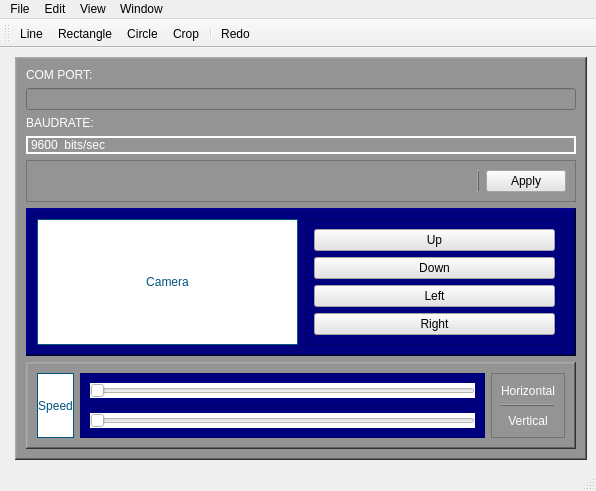
<?xml version="1.0" encoding="UTF-8"?>
<ui version="4.0">
 <class>MainWindow</class>
 <widget class="QMainWindow" name="MainWindow">
  <property name="geometry">
   <rect>
    <x>0</x>
    <y>0</y>
    <width>596</width>
    <height>396</height>
   </rect>
  </property>
  <property name="windowTitle">
   <string>MainWindow</string>
  </property>
  <widget class="QWidget" name="centralwidget">
   <layout class="QHBoxLayout" name="horizontalLayout_3">
    <item>
     <widget class="QFrame" name="frame">
      <property name="frameShape">
       <enum>QFrame::StyledPanel</enum>
      </property>
      <property name="frameShadow">
       <enum>QFrame::Raised</enum>
      </property>
     </widget>
    </item>
    <item>
     <widget class="QFrame" name="frame_8">
      <property name="sizePolicy">
       <sizepolicy hsizetype="Minimum" vsizetype="Preferred">
        <horstretch>0</horstretch>
        <verstretch>0</verstretch>
       </sizepolicy>
      </property>
      <property name="styleSheet">
       <string notr="true">background-color: rgb(148, 148, 148);</string>
      </property>
      <property name="frameShape">
       <enum>QFrame::WinPanel</enum>
      </property>
      <property name="frameShadow">
       <enum>QFrame::Raised</enum>
      </property>
      <layout class="QVBoxLayout" name="verticalLayout_5">
       <item>
        <widget class="QLabel" name="label_6">
         <property name="styleSheet">
          <string notr="true">color: rgb(255, 255, 255);</string>
         </property>
         <property name="text">
          <string>COM PORT:</string>
         </property>
        </widget>
       </item>
       <item>
        <widget class="QLineEdit" name="comport">
         <property name="styleSheet">
          <string notr="true">color: rgb(255, 255, 255);</string>
         </property>
        </widget>
       </item>
       <item>
        <widget class="QLabel" name="label_7">
         <property name="styleSheet">
          <string notr="true">color: rgb(255, 255, 255);</string>
         </property>
         <property name="text">
          <string>BAUDRATE:</string>
         </property>
        </widget>
       </item>
       <item>
        <widget class="QLabel" name="label_3">
         <property name="styleSheet">
          <string notr="true">border-color: rgb(255, 255, 255);
color: rgb(255, 255, 255);
font: 10pt &quot;MS Shell Dlg 2&quot;;
font: 87 8pt &quot;Arial Black&quot;;</string>
         </property>
         <property name="frameShape">
          <enum>QFrame::Box</enum>
         </property>
         <property name="frameShadow">
          <enum>QFrame::Plain</enum>
         </property>
         <property name="lineWidth">
          <number>2</number>
         </property>
         <property name="text">
          <string>9600  bits/sec</string>
         </property>
        </widget>
       </item>
       <item>
        <widget class="QFrame" name="frame_9">
         <property name="sizePolicy">
          <sizepolicy hsizetype="Preferred" vsizetype="Preferred">
           <horstretch>0</horstretch>
           <verstretch>0</verstretch>
          </sizepolicy>
         </property>
         <property name="frameShape">
          <enum>QFrame::StyledPanel</enum>
         </property>
         <property name="frameShadow">
          <enum>QFrame::Raised</enum>
         </property>
         <layout class="QHBoxLayout" name="horizontalLayout_7">
          <item>
           <spacer name="horizontalSpacer">
            <property name="orientation">
             <enum>Qt::Horizontal</enum>
            </property>
            <property name="sizeHint" stdset="0">
             <size>
              <width>40</width>
              <height>20</height>
             </size>
            </property>
           </spacer>
          </item>
          <item>
           <widget class="Line" name="line_9">
            <property name="frameShadow">
             <enum>QFrame::Raised</enum>
            </property>
            <property name="orientation">
             <enum>Qt::Vertical</enum>
            </property>
           </widget>
          </item>
          <item>
           <widget class="QPushButton" name="pushButton_3">
            <property name="styleSheet">
             <string notr="true">QPushButton {
	color: rgb(0, 0, 0);
	background-color: rgb(228, 228, 228);
}
QPushButton:hover { 
	background-color: white;
    color: black;               /* Text color when hovered */
}</string>
            </property>
            <property name="text">
             <string>Apply</string>
            </property>
           </widget>
          </item>
         </layout>
        </widget>
       </item>
       <item>
        <widget class="QFrame" name="frame_10">
         <property name="sizePolicy">
          <sizepolicy hsizetype="Minimum" vsizetype="Preferred">
           <horstretch>0</horstretch>
           <verstretch>0</verstretch>
          </sizepolicy>
         </property>
         <property name="styleSheet">
          <string notr="true">background-color: rgb(0, 0, 127);</string>
         </property>
         <property name="frameShape">
          <enum>QFrame::WinPanel</enum>
         </property>
         <property name="frameShadow">
          <enum>QFrame::Raised</enum>
         </property>
         <layout class="QHBoxLayout" name="horizontalLayout_4">
          <item>
           <widget class="QLabel" name="label_4">
            <property name="sizePolicy">
             <sizepolicy hsizetype="Minimum" vsizetype="MinimumExpanding">
              <horstretch>0</horstretch>
              <verstretch>0</verstretch>
             </sizepolicy>
            </property>
            <property name="styleSheet">
             <string notr="true">font: 14pt &quot;MS Shell Dlg 2&quot;;
background-color: rgb(255, 255, 255);
color: rgb(0, 85, 127);</string>
            </property>
            <property name="frameShape">
             <enum>QFrame::Box</enum>
            </property>
            <property name="frameShadow">
             <enum>QFrame::Plain</enum>
            </property>
            <property name="text">
             <string>Camera</string>
            </property>
            <property name="alignment">
             <set>Qt::AlignCenter</set>
            </property>
           </widget>
          </item>
          <item>
           <widget class="QFrame" name="frame_5">
            <property name="frameShape">
             <enum>QFrame::StyledPanel</enum>
            </property>
            <property name="frameShadow">
             <enum>QFrame::Raised</enum>
            </property>
            <layout class="QVBoxLayout" name="verticalLayout_7">
             <item>
              <widget class="QPushButton" name="pushButton_4">
               <property name="styleSheet">
                <string notr="true">QPushButton {
	color: rgb(0, 0, 0);
	background-color: rgb(228, 228, 228);
}
QPushButton:hover { 
	
	background-color: rgb(255, 253, 255);
    color: black;               /* Text color when hovered */
}</string>
               </property>
               <property name="text">
                <string>Up</string>
               </property>
              </widget>
             </item>
             <item>
              <widget class="QPushButton" name="pushButton_6">
               <property name="styleSheet">
                <string notr="true">QPushButton {
	color: rgb(0, 0, 0);
	background-color: rgb(228, 228, 228);
}
QPushButton:hover { 
	
	background-color: rgb(255, 253, 255);
    color: black;               /* Text color when hovered */
}</string>
               </property>
               <property name="text">
                <string>Down</string>
               </property>
              </widget>
             </item>
             <item>
              <widget class="QPushButton" name="pushButton_7">
               <property name="styleSheet">
                <string notr="true">QPushButton {
	color: rgb(0, 0, 0);
	background-color: rgb(228, 228, 228);
}
QPushButton:hover { 
	
	background-color: rgb(255, 253, 255);
    color: black;               /* Text color when hovered */
}</string>
               </property>
               <property name="text">
                <string>Left</string>
               </property>
              </widget>
             </item>
             <item>
              <widget class="QPushButton" name="pushButton_8">
               <property name="styleSheet">
                <string notr="true">QPushButton {
	color: rgb(0, 0, 0);
	background-color: rgb(228, 228, 228);
}
QPushButton:hover { 
	
	background-color: rgb(255, 253, 255);
    color: black;               /* Text color when hovered */
}</string>
               </property>
               <property name="text">
                <string>Right</string>
               </property>
              </widget>
             </item>
            </layout>
           </widget>
          </item>
         </layout>
        </widget>
       </item>
       <item>
        <widget class="QFrame" name="frame_3">
         <property name="styleSheet">
          <string notr="true">background-color: rgb(148,148,148);</string>
         </property>
         <property name="frameShape">
          <enum>QFrame::WinPanel</enum>
         </property>
         <property name="frameShadow">
          <enum>QFrame::Raised</enum>
         </property>
         <layout class="QHBoxLayout" name="horizontalLayout_2">
          <item>
           <widget class="QLabel" name="label">
            <property name="sizePolicy">
             <sizepolicy hsizetype="Preferred" vsizetype="Preferred">
              <horstretch>0</horstretch>
              <verstretch>0</verstretch>
             </sizepolicy>
            </property>
            <property name="mouseTracking">
             <bool>true</bool>
            </property>
            <property name="layoutDirection">
             <enum>Qt::LeftToRight</enum>
            </property>
            <property name="styleSheet">
             <string notr="true">font: 14pt &quot;MS Shell Dlg 2&quot;;
background-color: rgb(255, 255, 255);
color: rgb(0, 85, 127);</string>
            </property>
            <property name="frameShape">
             <enum>QFrame::Box</enum>
            </property>
            <property name="text">
             <string>Speed</string>
            </property>
            <property name="alignment">
             <set>Qt::AlignCenter</set>
            </property>
           </widget>
          </item>
          <item>
           <widget class="QFrame" name="frame_4">
            <property name="styleSheet">
             <string notr="true">background-color: rgb(0, 0, 127);</string>
            </property>
            <property name="frameShape">
             <enum>QFrame::StyledPanel</enum>
            </property>
            <property name="frameShadow">
             <enum>QFrame::Raised</enum>
            </property>
            <layout class="QVBoxLayout" name="verticalLayout">
             <item>
              <widget class="QSlider" name="horizontalSlider">
               <property name="sizePolicy">
                <sizepolicy hsizetype="MinimumExpanding" vsizetype="Preferred">
                 <horstretch>0</horstretch>
                 <verstretch>0</verstretch>
                </sizepolicy>
               </property>
               <property name="cursor">
                <cursorShape>SizeAllCursor</cursorShape>
               </property>
               <property name="layoutDirection">
                <enum>Qt::LeftToRight</enum>
               </property>
               <property name="autoFillBackground">
                <bool>false</bool>
               </property>
               <property name="styleSheet">
                <string notr="true">background-color: rgb(255, 255, 255);</string>
               </property>
               <property name="orientation">
                <enum>Qt::Horizontal</enum>
               </property>
              </widget>
             </item>
             <item>
              <widget class="Line" name="line">
               <property name="frameShadow">
                <enum>QFrame::Raised</enum>
               </property>
               <property name="orientation">
                <enum>Qt::Horizontal</enum>
               </property>
              </widget>
             </item>
             <item>
              <widget class="QSlider" name="horizontalSlider_2">
               <property name="sizePolicy">
                <sizepolicy hsizetype="Minimum" vsizetype="Minimum">
                 <horstretch>0</horstretch>
                 <verstretch>0</verstretch>
                </sizepolicy>
               </property>
               <property name="cursor">
                <cursorShape>SizeAllCursor</cursorShape>
               </property>
               <property name="layoutDirection">
                <enum>Qt::LeftToRight</enum>
               </property>
               <property name="autoFillBackground">
                <bool>false</bool>
               </property>
               <property name="styleSheet">
                <string notr="true">background-color: rgb(255, 255, 255);</string>
               </property>
               <property name="orientation">
                <enum>Qt::Horizontal</enum>
               </property>
              </widget>
             </item>
            </layout>
           </widget>
          </item>
          <item>
           <widget class="QFrame" name="frame_11">
            <property name="layoutDirection">
             <enum>Qt::RightToLeft</enum>
            </property>
            <property name="styleSheet">
             <string notr="true"/>
            </property>
            <property name="frameShape">
             <enum>QFrame::StyledPanel</enum>
            </property>
            <property name="frameShadow">
             <enum>QFrame::Raised</enum>
            </property>
            <layout class="QVBoxLayout" name="verticalLayout_6">
             <item>
              <widget class="QLabel" name="label_5">
               <property name="layoutDirection">
                <enum>Qt::RightToLeft</enum>
               </property>
               <property name="styleSheet">
                <string notr="true">font: 10pt &quot;MS Shell Dlg 2&quot;;
color: rgb(255, 255, 255);</string>
               </property>
               <property name="text">
                <string>Horizontal</string>
               </property>
               <property name="alignment">
                <set>Qt::AlignCenter</set>
               </property>
              </widget>
             </item>
             <item>
              <widget class="Line" name="line_2">
               <property name="frameShadow">
                <enum>QFrame::Raised</enum>
               </property>
               <property name="orientation">
                <enum>Qt::Horizontal</enum>
               </property>
              </widget>
             </item>
             <item>
              <widget class="QLabel" name="label_8">
               <property name="sizePolicy">
                <sizepolicy hsizetype="Preferred" vsizetype="Preferred">
                 <horstretch>0</horstretch>
                 <verstretch>0</verstretch>
                </sizepolicy>
               </property>
               <property name="styleSheet">
                <string notr="true">font: 10pt &quot;MS Shell Dlg 2&quot;;
color: rgb(255, 255, 255);</string>
               </property>
               <property name="text">
                <string>Vertical</string>
               </property>
               <property name="alignment">
                <set>Qt::AlignCenter</set>
               </property>
              </widget>
             </item>
            </layout>
           </widget>
          </item>
         </layout>
        </widget>
       </item>
      </layout>
     </widget>
    </item>
   </layout>
  </widget>
  <widget class="QMenuBar" name="menubar">
   <property name="geometry">
    <rect>
     <x>0</x>
     <y>0</y>
     <width>596</width>
     <height>18</height>
    </rect>
   </property>
   <widget class="QMenu" name="menuFile">
    <property name="title">
     <string>File</string>
    </property>
    <addaction name="actionNew"/>
    <addaction name="actionOpen"/>
    <addaction name="actionRecent"/>
    <addaction name="actionSave"/>
   </widget>
   <widget class="QMenu" name="menuEddit">
    <property name="title">
     <string>Edit</string>
    </property>
    <addaction name="actionUndo"/>
    <addaction name="actionRedo"/>
    <addaction name="actionDelete"/>
   </widget>
   <widget class="QMenu" name="menuView">
    <property name="title">
     <string>View</string>
    </property>
   </widget>
   <widget class="QMenu" name="menuWindow">
    <property name="title">
     <string>Window</string>
    </property>
   </widget>
   <addaction name="menuFile"/>
   <addaction name="menuEddit"/>
   <addaction name="menuView"/>
   <addaction name="menuWindow"/>
  </widget>
  <widget class="QStatusBar" name="statusbar"/>
  <widget class="QToolBar" name="toolBar">
   <property name="windowTitle">
    <string>toolBar</string>
   </property>
   <attribute name="toolBarArea">
    <enum>TopToolBarArea</enum>
   </attribute>
   <attribute name="toolBarBreak">
    <bool>false</bool>
   </attribute>
   <addaction name="actionLine"/>
   <addaction name="actionRectangle"/>
   <addaction name="actionCircle"/>
   <addaction name="actionCrop"/>
   <addaction name="separator"/>
   <addaction name="actionRedo"/>
  </widget>
  <action name="actionNew">
   <property name="text">
    <string>New</string>
   </property>
  </action>
  <action name="actionOpen">
   <property name="text">
    <string>Open</string>
   </property>
  </action>
  <action name="actionRecent">
   <property name="text">
    <string>Recent</string>
   </property>
  </action>
  <action name="actionSave">
   <property name="text">
    <string>Save</string>
   </property>
  </action>
  <action name="actionUndo">
   <property name="text">
    <string>Undo</string>
   </property>
  </action>
  <action name="actionRedo">
   <property name="text">
    <string>Redo</string>
   </property>
  </action>
  <action name="actionDelete">
   <property name="text">
    <string>Delete</string>
   </property>
  </action>
  <action name="actionRectangle">
   <property name="text">
    <string>Rectangle</string>
   </property>
  </action>
  <action name="actionCircle">
   <property name="text">
    <string>Circle</string>
   </property>
  </action>
  <action name="actionLine">
   <property name="text">
    <string>Line</string>
   </property>
  </action>
  <action name="actionCrop">
   <property name="text">
    <string>Crop</string>
   </property>
  </action>
 </widget>
 <resources>
  <include location="test.qrc"/>
 </resources>
 <connections/>
</ui>
